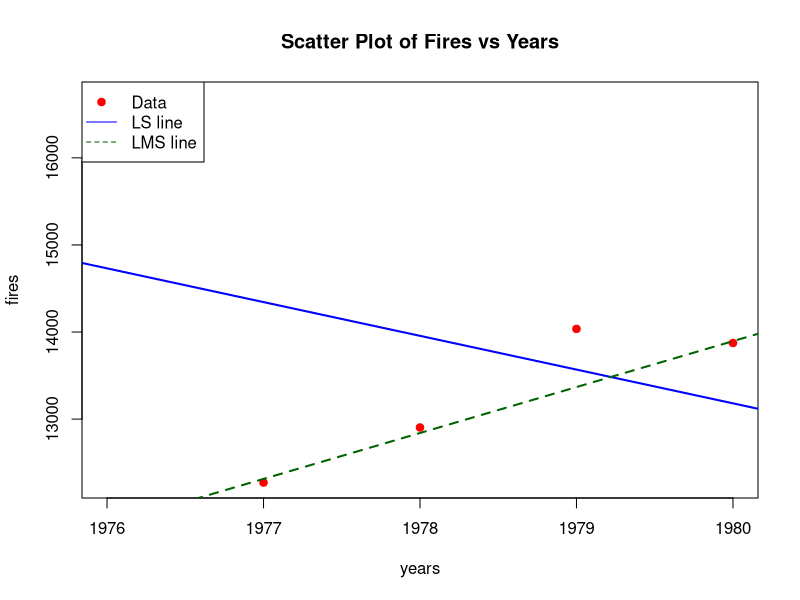

This chart was generated by the following R code:
# Data
years <- 1976:1980
fires <- c(16694, 12271, 12904, 14036, 13874)

# (i) Scatter plot
plot(years, fires, col="red", pch=19, main="Scatter Plot of Fires vs Years")

# (ii) Least Squares (LS) regression
ls_model <- lm(fires ~ years)
abline(ls_model, col="blue", lwd=2)
summary(ls_model)

# (iii) Prepare combinations of 3 points
comb <- combn(1:5, 3)
e <- c()

# (iv) Median of squared errors for each combination
for (i in 1:ncol(comb)) {
  idx <- comb[, i]
  x <- years[idx]
  y <- fires[idx]
  model <- lm(y ~ x)
  pred <- predict(model, data.frame(x = years))
  err <- fires - pred
  e[i] <- median(err^2)
}

# (v) Find smallest median error and best combination
best <- which.min(e)
best_idx <- comb[, best]

cat("\nBest combination (for LMS):", best_idx, "\n")

# (vi) LMS regression using best 3 points
x_best <- years[best_idx]
y_best <- fires[best_idx]
lms_model <- lm(y_best ~ x_best)
summary(lms_model)

# (vii) Plot both lines
abline(lms_model, col="darkgreen", lwd=2, lty=2)
legend("topleft",
       legend=c("Data","LS line","LMS line"),
       col=c("red","blue","darkgreen"),
       pch=c(19, NA, NA),
       lty=c(NA, 1, 2))
